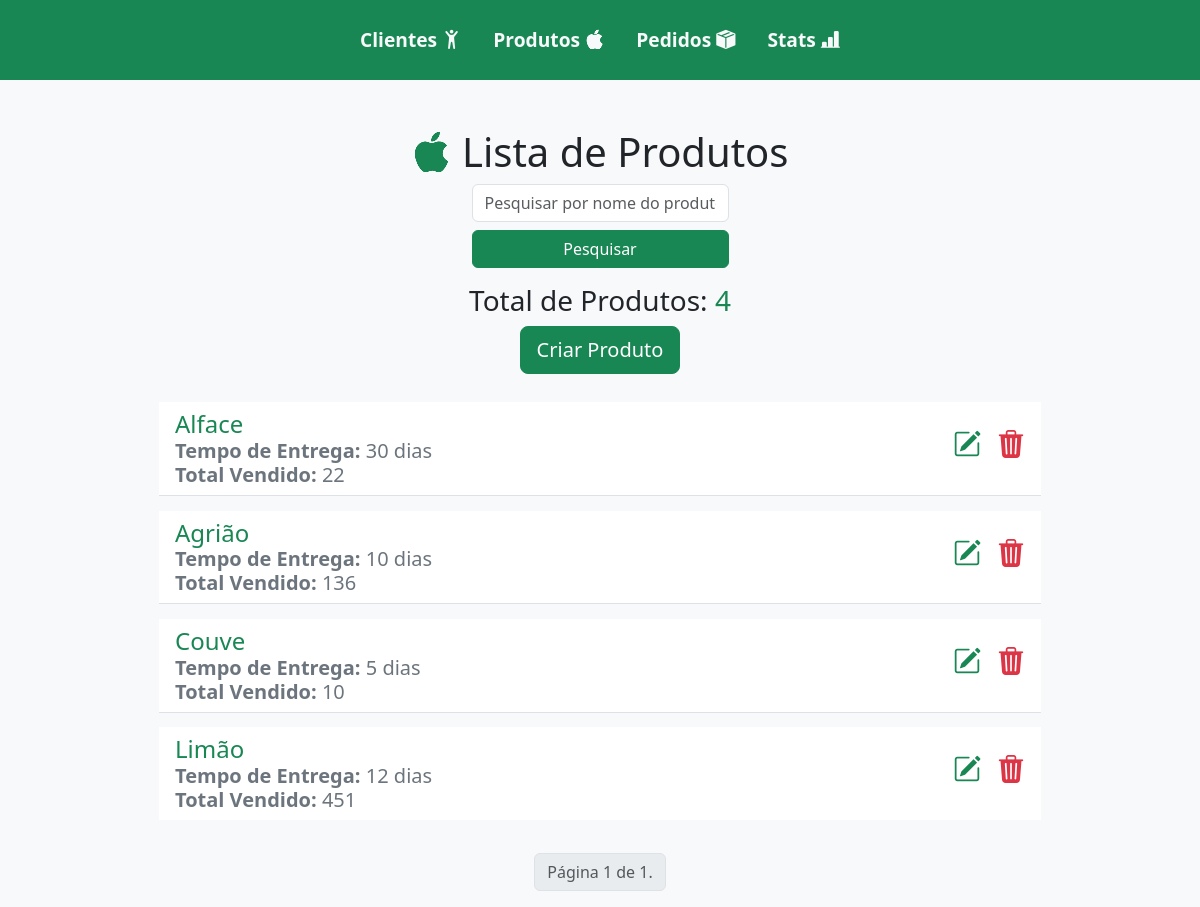
Page /produtos/ on the earlier database version.
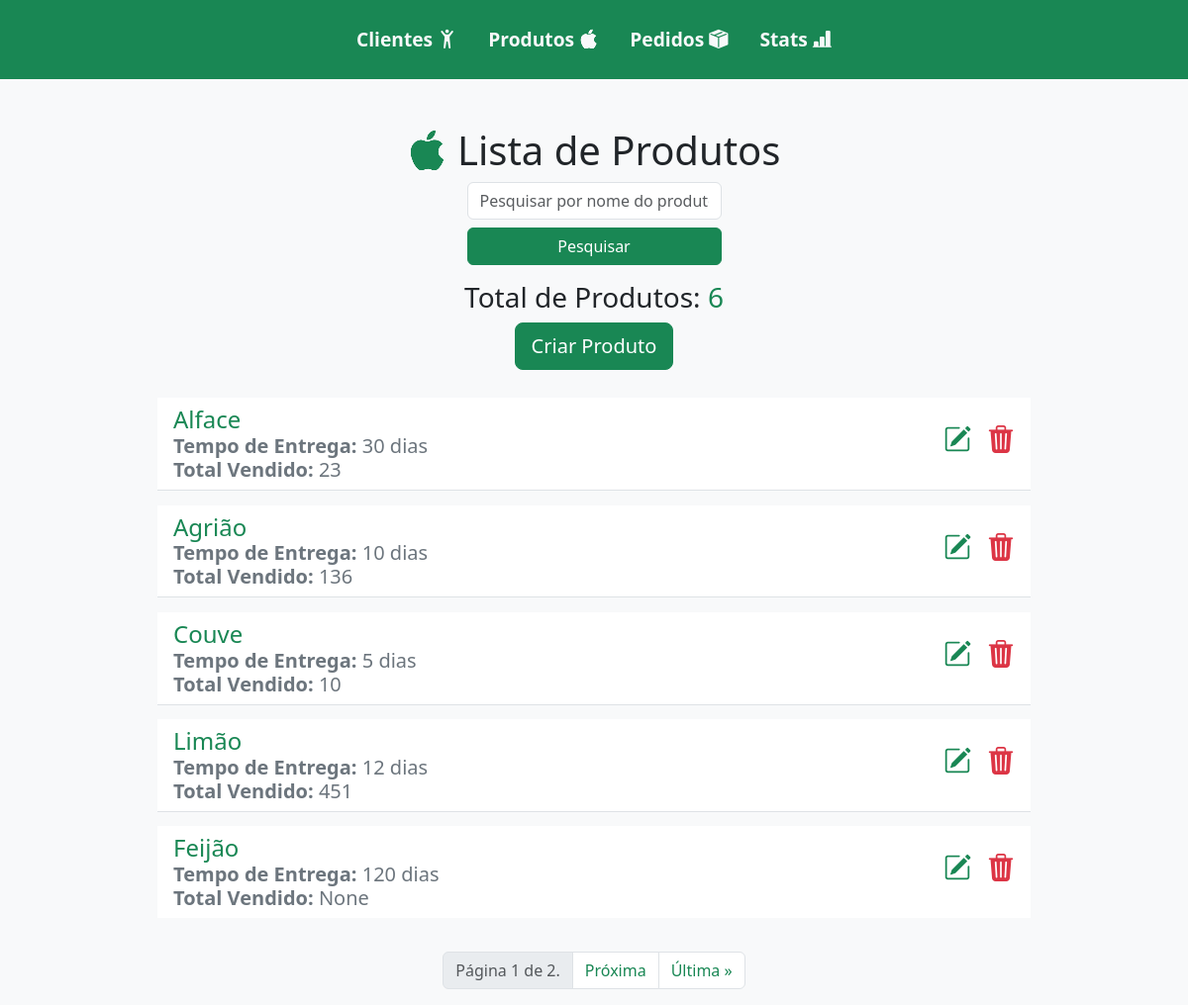
Same page on the later database version.
### fazenda/models.py (models this page shows, shortened)
class Produto(models.Model):
    nome = models.CharField(max_length=100)
    tempo_preparo = models.PositiveIntegerField()

### fazenda/views.py (the view)
# urls.py: path("produtos/", views.listar_produtos, name="listar_produtos"),
def listar_produtos(request):
    termo_pesquisa = request.GET.get("q")
    produtos = Produto.objects.all()
    if termo_pesquisa:
        produtos = produtos.filter(nome__icontains=termo_pesquisa)
    produtos_com_total = produtos.annotate(total_produto=Sum("itempedido__quantidade"))
    paginator = Paginator(produtos_com_total, 5)  # Define 5 itens por página
    page_number = request.GET.get("page")
    try:
        produtos_paginados = paginator.page(page_number)
    except PageNotAnInteger:
        produtos_paginados = paginator.page(1)
    except EmptyPage:
        produtos_paginados = paginator.page(paginator.num_pages)
    total_produtos = produtos_com_total.count()
    return render(
        request,
        "listar_produtos.html",
        {"produtos": produtos_paginados, "total_produtos": total_produtos},
    )

### fazenda/templates/listar_produtos.html (shortened to what this page needs)
{% extends 'base.html' %}
{% block content %}
    <div class="container-fluid d-flex flex-column justify-content-center align-items-center">
        <h1><i class="bi bi-apple text-success"> </i>Lista de Produtos</h1>
        <form method="GET" action="{% url 'listar_produtos' %}" class="tex d-flex flex-column justify-content-center">
            <input class="form-control" type="text" name="q" placeholder="Pesquisar por nome do produto" />
            <button type="submit" class="btn btn-success mb-3 mt-2">Pesquisar</button>
        </form>
        <h5 class="text-center text-lg fs-3">
            Total de Produtos: <span class="text-success">{{ total_produtos }}</span>
        </h5>
        <a href="{% url 'criar_produto' %}" class="btn btn-lg btn-success mb-4">Criar Produto</a>
        <ul class=" h5 list-group list-group-flush w-75 d-flex flex-column justify-content-center align-items-center">
            {% for produto in produtos %}
                <li class="list-group-item list-group-item-action d-flex justify-content-between align-items-center list">
                    <div class="d-flex flex-column">
                        <span class="fs-4 text-success">{{ produto.nome }}</span>
                        <span class="text-secondary"><b>Tempo de Entrega:</b> {{ produto.tempo_preparo }} dias</span>
                        <span class="text-secondary"><b>Total Vendido:</b> {{ produto.total_produto }}</span>
                    </div>
                    <div class="d-flex justify-content-between align-items-center btns h3">
                        <a href="{% url 'atualizar_produto' produto.pk %}"><i class="bi bi-pencil-square text-success"></i></a>
                        <a href="{% url 'deletar_produto' produto.pk %}"><i class="bi bi-trash3-fill text-danger ico"></i></a>
                    </div>
                </li>
            {% endfor %}
        </ul>
    </div>
    <div class="pagination justify-content-center mt-4">
        <ul class="pagination">
            <li class="page-item disabled">
                <span class="page-link">
                    Página {{ produtos.number }} de {{ produtos.paginator.num_pages }}.
                </span>
            </li>
            {% if produtos.has_next %}
                <li class="page-item">
                    <a class="page-link text-success" href="?page={{ produtos.next_page_number }}">Próxima</a>
                </li>
                <li class="page-item">
                    <a class="page-link text-success" href="?page={{ produtos.paginator.num_pages }}">Última &raquo;</a>
                </li>
            {% endif %}
        </ul>
    </div>
{% endblock %}

Differences in the rows shown:
computed for Produto "Alface": total_produto "22" → "23"
added Produto: nome "Feijão", tempo_preparo "120", total_produto "None"
Other differences:
{{ total_produtos }}: "4" → "6"
{{ produtos.paginator.num_pages }}: "1" → "2"
text now shown: "Próxima Última »"
